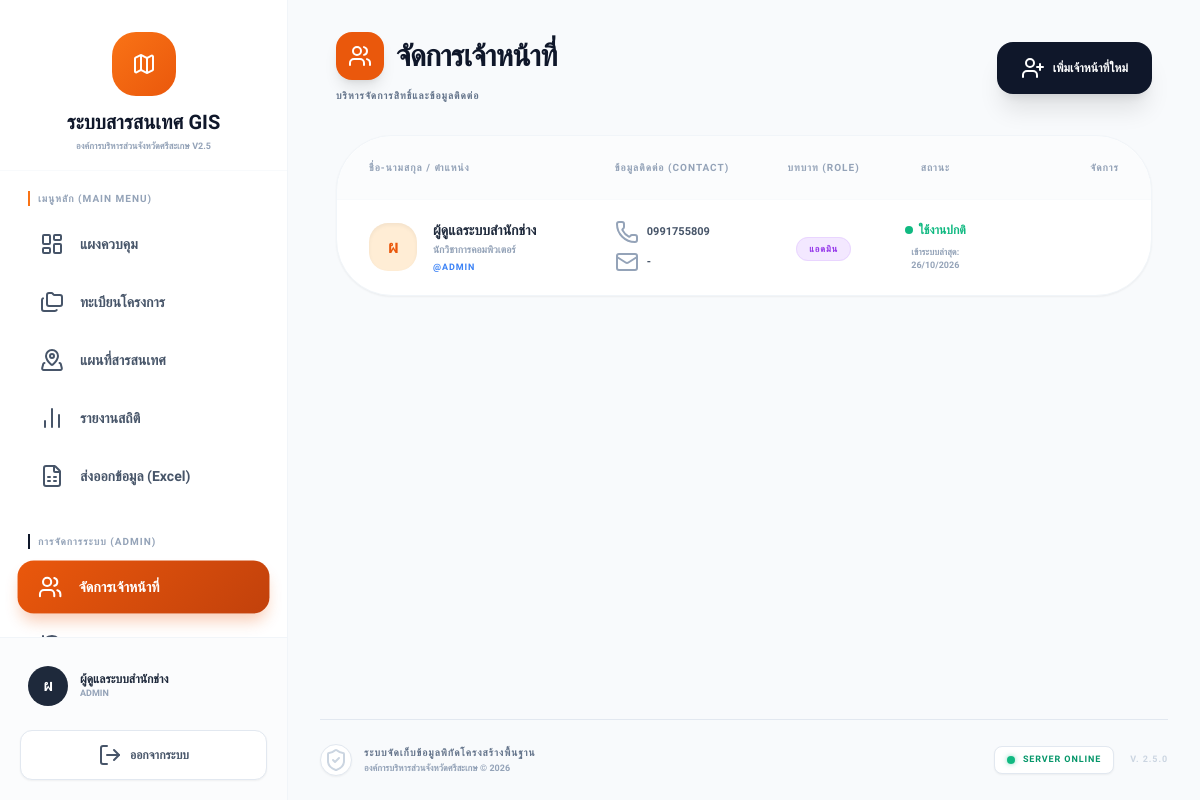
/users.php (signed in), run on the app's committed database.
### tables this page shows
CREATE TABLE `users` (
  `id` int(11) NOT NULL,
  `username` varchar(50) NOT NULL COMMENT 'ชื่อผู้ใช้งาน',
  `password` varchar(255) NOT NULL COMMENT 'รหัสผ่าน (Hash)',
  `full_name` varchar(100) NOT NULL COMMENT 'ชื่อ-นามสกุล',
  `position` varchar(100) DEFAULT NULL COMMENT 'ตำแหน่งงาน',
  `phone` varchar(20) DEFAULT NULL,
  `department` varchar(100) DEFAULT 'สำนักช่าง' COMMENT 'หน่วยงาน',
  `role` enum('admin','staff','viewer') DEFAULT 'staff' COMMENT 'ระดับสิทธิ์',
  `status` enum('active','inactive') DEFAULT 'active' COMMENT 'สถานะบัญชี',
  `last_login` datetime DEFAULT NULL COMMENT 'เข้าสู่ระบบล่าสุด',
  `created_at` timestamp NOT NULL DEFAULT current_timestamp()
);

### users.php (the view, shortened to what this page needs)
<?php
require_once 'config/db.php';
$users = $conn->query("SELECT * FROM users ORDER BY role ASC, created_at DESC");
include 'includes/header.php';
?>
<div class="max-w-[1600px] mx-auto pb-20 animate-in fade-in duration-500 px-4 w-full">
    <div class="flex flex-col sm:flex-row justify-between items-start sm:items-center gap-4 mb-8">
        <div>
            <h2 class="text-3xl font-black text-slate-900 tracking-tight flex items-center gap-3">
                <div class="w-12 h-12 bg-orange-600 text-white rounded-2xl flex items-center justify-center shadow-lg shrink-0">
                    <i data-lucide="users" size="24"></i>
                </div>
                จัดการเจ้าหน้าที่
            </h2>
            <p class="text-slate-500 font-bold mt-2 uppercase tracking-widest text-[10px]">บริหารจัดการสิทธิ์และข้อมูลติดต่อ</p>
        </div>
        <button onclick="openModal('add')" class="bg-slate-900 text-white px-6 py-3.5 rounded-2xl font-black text-xs hover:bg-orange-600 transition-all shadow-xl flex items-center gap-2 active:scale-95 group">
            <i data-lucide="user-plus" size="16" class="group-hover:scale-110 transition-transform"></i> เพิ่มเจ้าหน้าที่ใหม่
        </button>
    </div>
    <div class="bg-white rounded-[3.5rem] shadow-sm border border-slate-100 overflow-hidden">
        <div class="overflow-x-auto">
            <table class="w-full text-left border-collapse min-w-[800px]">
                <thead>
                    <tr class="text-[10px] font-black text-slate-400 uppercase tracking-widest border-b border-slate-50 bg-slate-50/50">
                        <th class="py-6 px-8 rounded-tl-[3.5rem]">ชื่อ-นามสกุล / ตำแหน่ง</th>
                        <th class="py-6 px-4">ข้อมูลติดต่อ (Contact)</th>
                        <th class="py-6 px-4 text-center">บทบาท (Role)</th>
                        <th class="py-6 px-4 text-center">สถานะ</th>
                        <th class="py-6 px-8 text-right rounded-tr-[3.5rem]">จัดการ</th>
                    </tr>
                </thead>
                <tbody class="divide-y divide-slate-50">
                    <?php if($users && $users->num_rows > 0): while($row = $users->fetch_assoc()):
                        $pos = isset($row['position']) && $row['position'] !== '' ? $row['position'] : 'ไม่ระบุตำแหน่ง';
                        $phone = isset($row['phone']) && $row['phone'] !== '' ? $row['phone'] : '-';
                        $email = isset($row['email']) && $row['email'] !== '' ? $row['email'] : '-';
                    ?>
                    <tr class="hover:bg-slate-50/50 transition-colors group">
                        <td class="py-5 px-8">
                            <div class="flex items-center gap-4">
                                <div class="w-12 h-12 rounded-[1.2rem] bg-orange-100 text-orange-600 flex items-center justify-center font-black text-lg shadow-inner shrink-0">
                                    <?= mb_substr($row['full_name'], 0, 1, 'UTF-8') ?>
                                </div>
                                <div>
                                    <p class="text-sm font-black text-slate-800"><?= htmlspecialchars($row['full_name']) ?></p>
                                    <p class="text-[10px] font-bold text-slate-400 mt-0.5"><?= htmlspecialchars($pos) ?></p>
                                    <p class="text-[9px] font-bold text-blue-500 uppercase mt-1 tracking-widest">@<?= htmlspecialchars($row['username']) ?></p>
                                </div>
                            </div>
                        </td>
                        <td class="py-5 px-4">
                            <div class="space-y-1.5">
                                <p class="text-[11px] font-bold text-slate-600 flex items-center gap-2">
                                    <i data-lucide="phone" size="12" class="text-slate-400"></i>
                                    <?= htmlspecialchars($phone) ?>
                                </p>
                                <p class="text-[11px] font-bold text-slate-600 flex items-center gap-2">
                                    <i data-lucide="mail" size="12" class="text-slate-400"></i>
                                    <?= htmlspecialchars($email) ?>
                                </p>
                            </div>
                        </td>
                        <td class="py-5 px-4 text-center">
                            <?php
                                $r_color = $row['role'] == 'admin' ? 'bg-purple-100 text-purple-600 border-purple-200' : ($row['role'] == 'staff' ? 'bg-blue-100 text-blue-600 border-blue-200' : 'bg-slate-100 text-slate-600 border-slate-200');
                                $r_label = $row['role'] == 'admin' ? 'แอดมิน' : ($row['role'] == 'staff' ? 'ช่าง/ผู้ดูแล' : 'ผู้เยี่ยมชม');
                            ?>
                            <span class="px-3 py-1.5 rounded-xl text-[9px] font-black uppercase tracking-widest border <?= $r_color ?>"><?= $r_label ?></span>
                        </td>
                        <td class="py-5 px-4 text-center">
                            <?php if($row['status'] == 'active'): ?>
                                <span class="flex items-center justify-center gap-1.5 text-xs font-bold text-emerald-500"><span class="w-2 h-2 rounded-full bg-emerald-500 animate-pulse"></span> ใช้งานปกติ</span>
                            <?php else: ?>
                                <span class="flex items-center justify-center gap-1.5 text-xs font-bold text-rose-500"><span class="w-2 h-2 rounded-full bg-rose-500"></span> ถูกระงับ</span>
                            <?php endif; ?>
                            <p class="text-[9px] font-bold text-slate-400 mt-2" title="<?= $row['last_login'] ?? '' ?>">
                                เข้าระบบล่าสุด: <br><?= isset($row['last_login']) && $row['last_login'] ? date('d/m/Y', strtotime($row['last_login'])) : '-' ?>
                            </p>
                        </td>
                        <td class="py-5 px-8 text-right">
                        </td>
                    </tr>
                    <?php endwhile; else: ?>
                    <tr>
                        <td colspan="5" class="py-12 text-center text-slate-400 font-bold text-sm">ไม่พบข้อมูลเจ้าหน้าที่ในระบบ</td>
                    </tr>
                    <?php endif; ?>
                </tbody>
            </table>
        </div>
    </div>
</div>
<?php include 'includes/footer.php'; ?>

### includes/header.php (style rules this page uses)
body { font-family: 'Sarabun', sans-serif; -webkit-font-smoothing: antialiased; }

### data on the page
users: full_name "ผ", full_name "ผู้ดูแลระบบสำนักช่าง", position "นักวิชาการคอมพิวเตอร์", username "ADMIN", phone "0991755809", email "-", role "แอดมิน", status "active" (drawn), last_login "26/10/2026"

### other printed values
$user_initial "ผ"
$user_full_name "ผู้ดูแลระบบสำนักช่าง"
$user_role "ADMIN"
